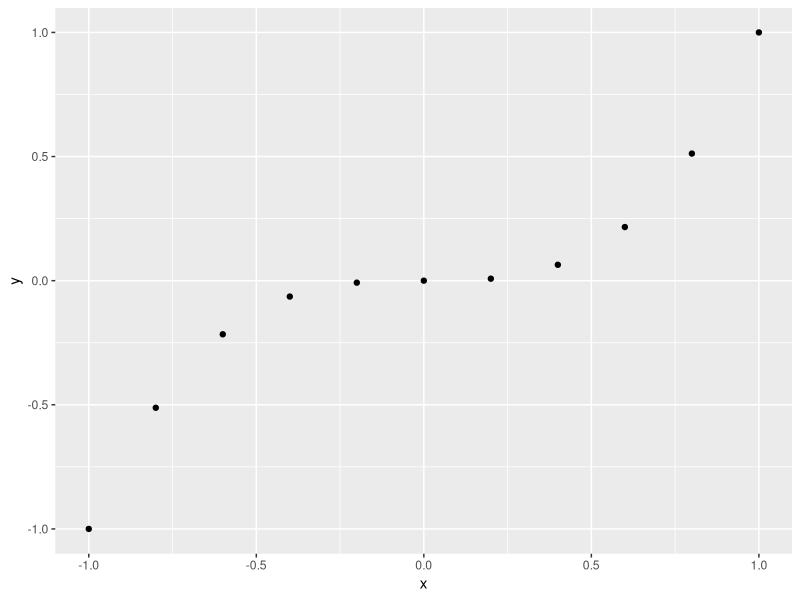
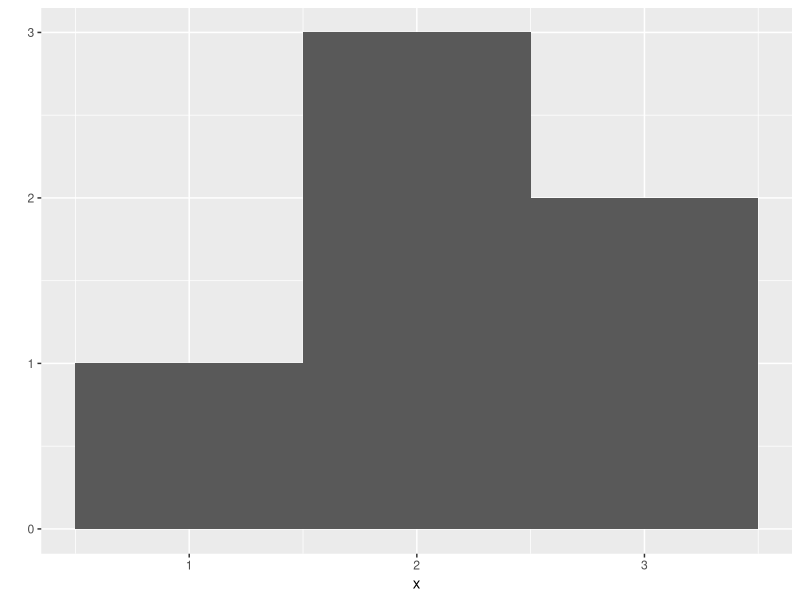
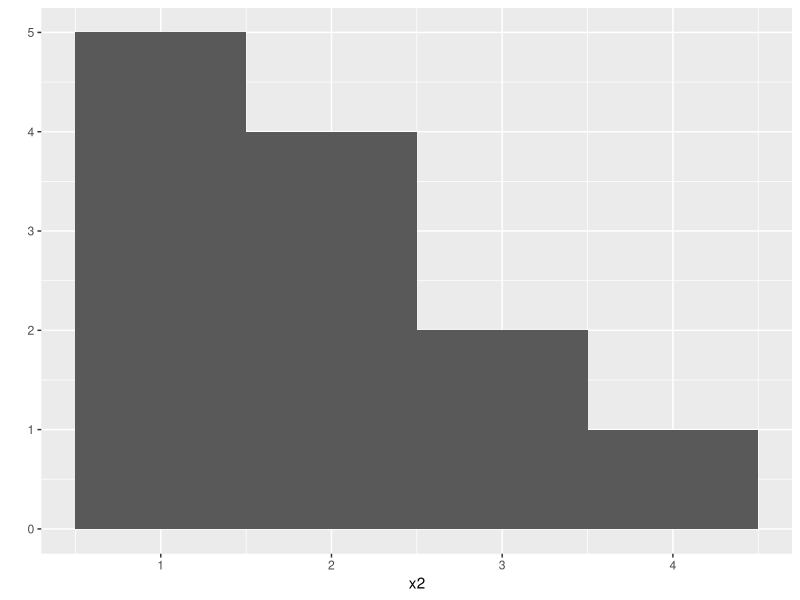
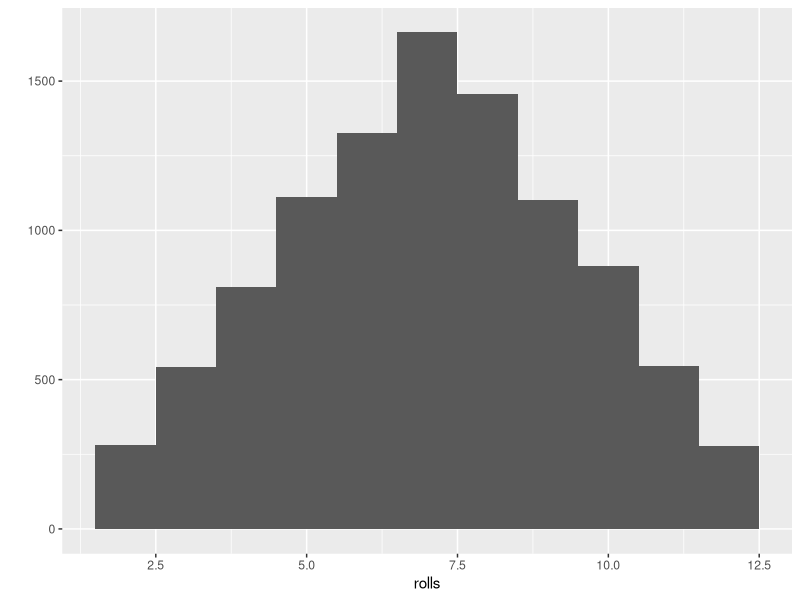
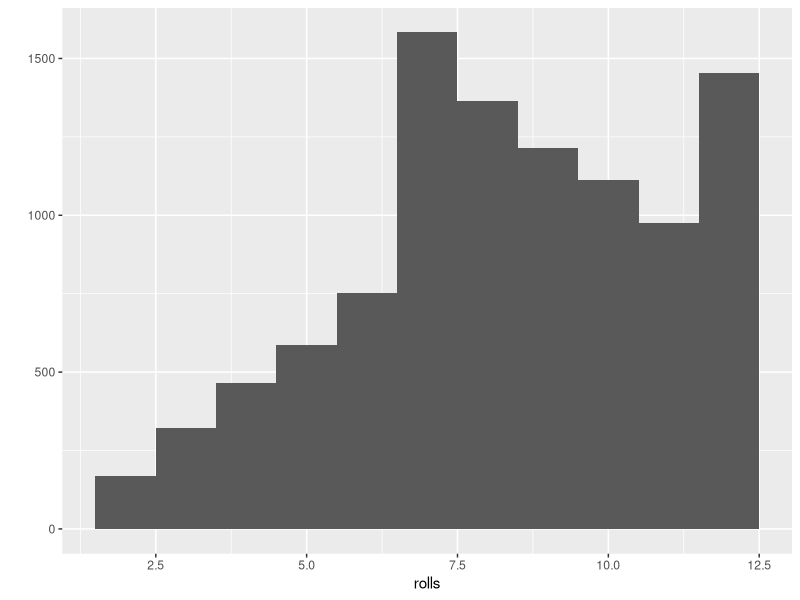

The R source for these figures, in order:
# ?sample : Help
# ??sample : keyword help

# install.packages or http://cran.r-project.org
# 1. Open RStudio.
# 2. Make sure you are connected to the Internet.
# 3. Run install.packages("ggplot2") at the command line.

# to load it in your R session with the command library("ggplot2").
# qplot will use the first vector as a set of x values and the second vector as a set of y values. 

install.packages("ggplot2")
library("ggplot2")

x <- c(-1, -0.8, -0.6, -0.4, -0.2, 0, 0.2, 0.4, 0.6, 0.8, 1)
## -1.0 -0.8 -0.6 -0.4 -0.2 0.0 0.2 0.4 0.6 0.8 1.0
y <- x^3
## -1.000 -0.512 -0.216 -0.064 -0.008 0.000 0.008
## 0.064 0.216 0.512 1.000
qplot(x, y)


# Histogram
x <- c(1, 2, 2, 2, 3, 3)
qplot(x, binwidth = 1)

x2 <- c(1, 1, 1, 1, 1, 2, 2, 2, 2, 3, 3, 4)
qplot(x2, binwidth = 1)

# replicate provides an easy way to repeat an R
# command many times. To use it, first give replicate the number of times you wish to
# repeat an R command, and then give it the command you wish to repeat.

replicate(3, 1 + 1)
## 2 2 2

roll <- function() {
  die <- 1:6
  dice <- sample(die, size = 2, replace = TRUE)
  sum(dice)
}

replicate(10, roll())
## 3 7 5 3 6 2 3 8 11 7

rolls <- replicate(10000, roll())
qplot(rolls, binwidth = 1)

# You will need to add a prob argument to the sample function inside of roll. This argument should tell sample to sample the numbers one through five with probability 1/8
# and the number 6 with probability 3/8.

roll <- function() {
  die <- 1:6
  dice <- sample(die, size = 2, replace = TRUE,
                 prob = c(1/8, 1/8, 1/8, 1/8, 1/8, 3/8))
  sum(dice)
}

rolls <- replicate(10000, roll())
qplot(rolls, binwidth = 1)

# The dice are now clearly biased towards high numbers, since high sums occur much more often than low sums.



